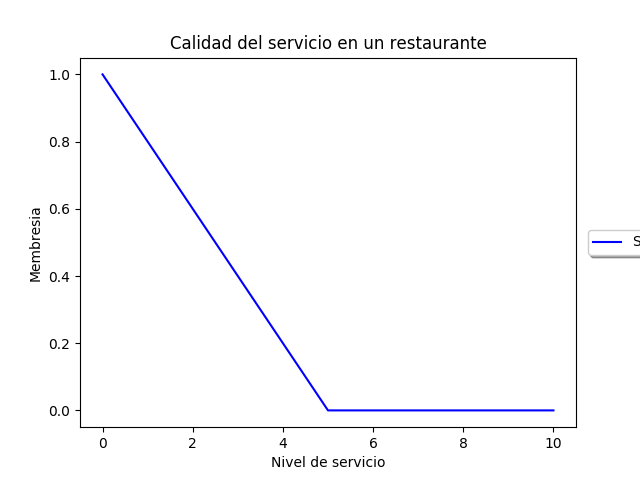

Here is the Python script that generated this plot:
import numpy as np
import skfuzzy as sk
import matplotlib.pyplot as plt

x= np.arange(0, 11, 1)
calidad = sk.trimf (x, [0,0,5])

plt.figure()
plt.plot(x, calidad, 'b', linewidth=1.5, label='Servicio')

plt.title('Calidad del servicio en un restaurante')
plt.ylabel('Membresia')
plt.xlabel('Nivel de servicio')
plt.legend(loc='center right', bbox_to_anchor=(1.25, 0.5), ncol=1, fancybox=True, shadow=True)
plt.show()
